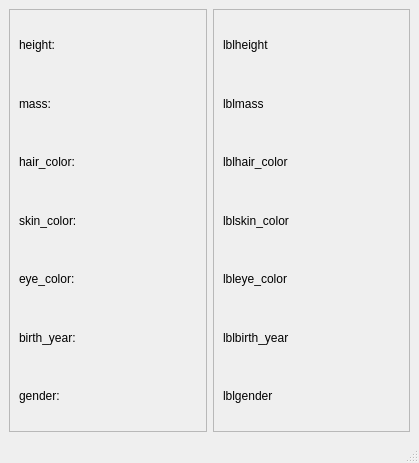
<?xml version="1.0" encoding="UTF-8"?>
<ui version="4.0">
 <class>second</class>
 <widget class="QMainWindow" name="second">
  <property name="geometry">
   <rect>
    <x>0</x>
    <y>0</y>
    <width>419</width>
    <height>463</height>
   </rect>
  </property>
  <property name="windowTitle">
   <string>Ventana Secundaria</string>
  </property>
  <widget class="QWidget" name="centralwidget">
   <layout class="QHBoxLayout" name="horizontalLayout">
    <item>
     <widget class="QFrame" name="frame">
      <property name="frameShape">
       <enum>QFrame::StyledPanel</enum>
      </property>
      <property name="frameShadow">
       <enum>QFrame::Raised</enum>
      </property>
      <layout class="QVBoxLayout" name="verticalLayout">
       <item>
        <widget class="QLabel" name="label_3">
         <property name="styleSheet">
          <string notr="true">QLabel{
font: 75 12pt &quot;Berlin Sans FB Demi&quot;;
}</string>
         </property>
         <property name="text">
          <string>height:</string>
         </property>
        </widget>
       </item>
       <item>
        <widget class="QLabel" name="label_4">
         <property name="styleSheet">
          <string notr="true">QLabel{
font: 75 12pt &quot;Berlin Sans FB Demi&quot;;
}</string>
         </property>
         <property name="text">
          <string>mass:</string>
         </property>
        </widget>
       </item>
       <item>
        <widget class="QLabel" name="label_6">
         <property name="styleSheet">
          <string notr="true">QLabel{
font: 75 12pt &quot;Berlin Sans FB Demi&quot;;
}</string>
         </property>
         <property name="text">
          <string>hair_color:</string>
         </property>
        </widget>
       </item>
       <item>
        <widget class="QLabel" name="label_7">
         <property name="styleSheet">
          <string notr="true">QLabel{
font: 75 12pt &quot;Berlin Sans FB Demi&quot;;
}</string>
         </property>
         <property name="text">
          <string>skin_color:</string>
         </property>
        </widget>
       </item>
       <item>
        <widget class="QLabel" name="label_5">
         <property name="styleSheet">
          <string notr="true">QLabel{
font: 75 12pt &quot;Berlin Sans FB Demi&quot;;
}</string>
         </property>
         <property name="text">
          <string>eye_color:</string>
         </property>
        </widget>
       </item>
       <item>
        <widget class="QLabel" name="label">
         <property name="styleSheet">
          <string notr="true">QLabel{
font: 75 12pt &quot;Berlin Sans FB Demi&quot;;
}</string>
         </property>
         <property name="text">
          <string>birth_year:</string>
         </property>
        </widget>
       </item>
       <item>
        <widget class="QLabel" name="label_8">
         <property name="styleSheet">
          <string notr="true">QLabel{
font: 75 12pt &quot;Berlin Sans FB Demi&quot;;
}</string>
         </property>
         <property name="text">
          <string>gender:</string>
         </property>
        </widget>
       </item>
      </layout>
     </widget>
    </item>
    <item>
     <widget class="QFrame" name="frame_2">
      <property name="frameShape">
       <enum>QFrame::StyledPanel</enum>
      </property>
      <property name="frameShadow">
       <enum>QFrame::Raised</enum>
      </property>
      <layout class="QVBoxLayout" name="verticalLayout_2">
       <item>
        <widget class="QLabel" name="lblheight">
         <property name="styleSheet">
          <string notr="true">QLabel{
	font: 12pt &quot;Berlin Sans FB&quot;;
}</string>
         </property>
         <property name="text">
          <string>lblheight</string>
         </property>
        </widget>
       </item>
       <item>
        <widget class="QLabel" name="lblmass">
         <property name="styleSheet">
          <string notr="true">QLabel{
	font: 12pt &quot;Berlin Sans FB&quot;;
}</string>
         </property>
         <property name="text">
          <string>lblmass</string>
         </property>
        </widget>
       </item>
       <item>
        <widget class="QLabel" name="lblhair_color">
         <property name="styleSheet">
          <string notr="true">QLabel{
	font: 12pt &quot;Berlin Sans FB&quot;;
}</string>
         </property>
         <property name="text">
          <string>lblhair_color</string>
         </property>
        </widget>
       </item>
       <item>
        <widget class="QLabel" name="lblskin_color">
         <property name="styleSheet">
          <string notr="true">QLabel{
	font: 12pt &quot;Berlin Sans FB&quot;;
}</string>
         </property>
         <property name="text">
          <string>lblskin_color</string>
         </property>
        </widget>
       </item>
       <item>
        <widget class="QLabel" name="lbleye_color">
         <property name="styleSheet">
          <string notr="true">QLabel{
	font: 12pt &quot;Berlin Sans FB&quot;;
}</string>
         </property>
         <property name="text">
          <string>lbleye_color</string>
         </property>
        </widget>
       </item>
       <item>
        <widget class="QLabel" name="lblbirth_year">
         <property name="styleSheet">
          <string notr="true">QLabel{
	font: 12pt &quot;Berlin Sans FB&quot;;
}</string>
         </property>
         <property name="text">
          <string>lblbirth_year</string>
         </property>
        </widget>
       </item>
       <item>
        <widget class="QLabel" name="lblgender">
         <property name="styleSheet">
          <string notr="true">QLabel{
	font: 12pt &quot;Berlin Sans FB&quot;;
}</string>
         </property>
         <property name="text">
          <string>lblgender</string>
         </property>
        </widget>
       </item>
      </layout>
     </widget>
    </item>
   </layout>
  </widget>
  <widget class="QMenuBar" name="menubar">
   <property name="geometry">
    <rect>
     <x>0</x>
     <y>0</y>
     <width>419</width>
     <height>21</height>
    </rect>
   </property>
  </widget>
  <widget class="QStatusBar" name="statusbar"/>
 </widget>
 <resources/>
 <connections/>
</ui>
